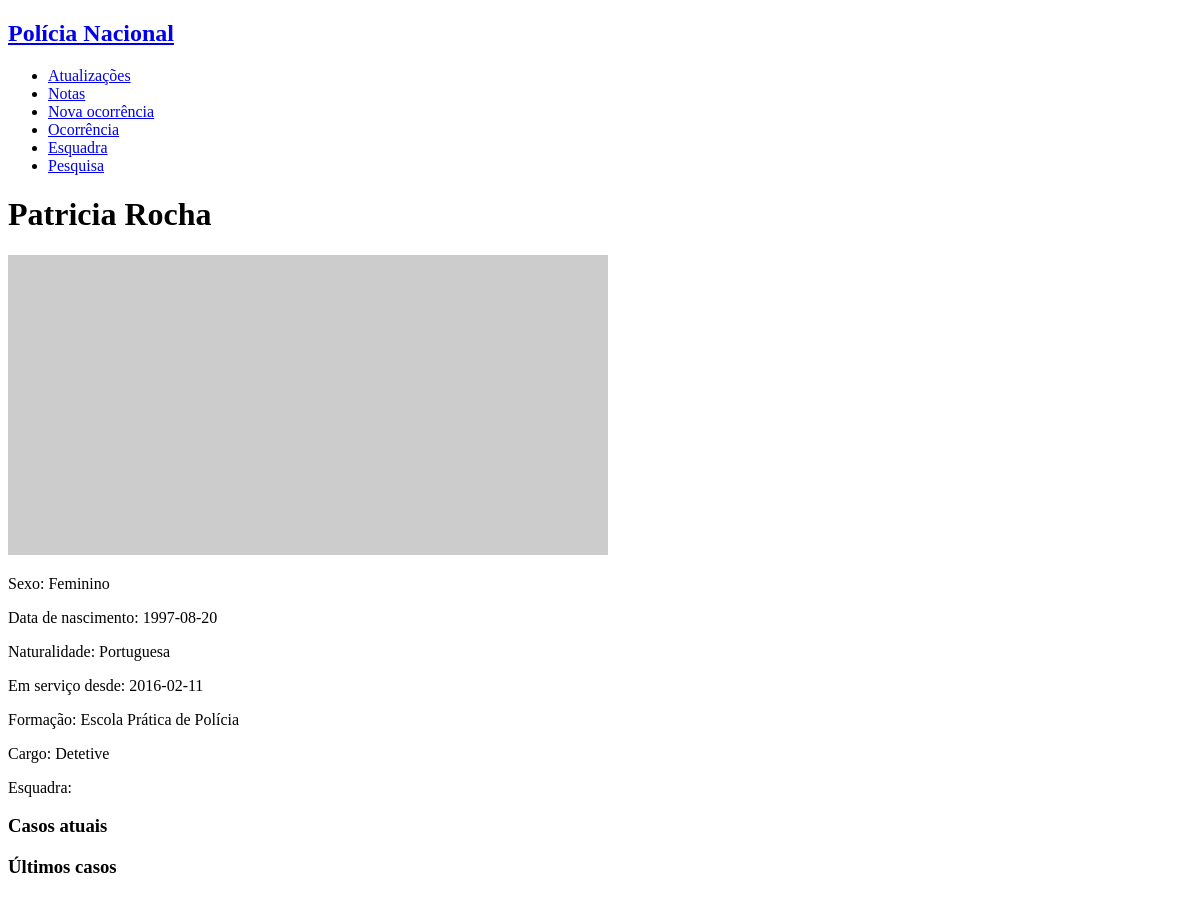
The page /main.php (signed in) on the database as committed earlier.
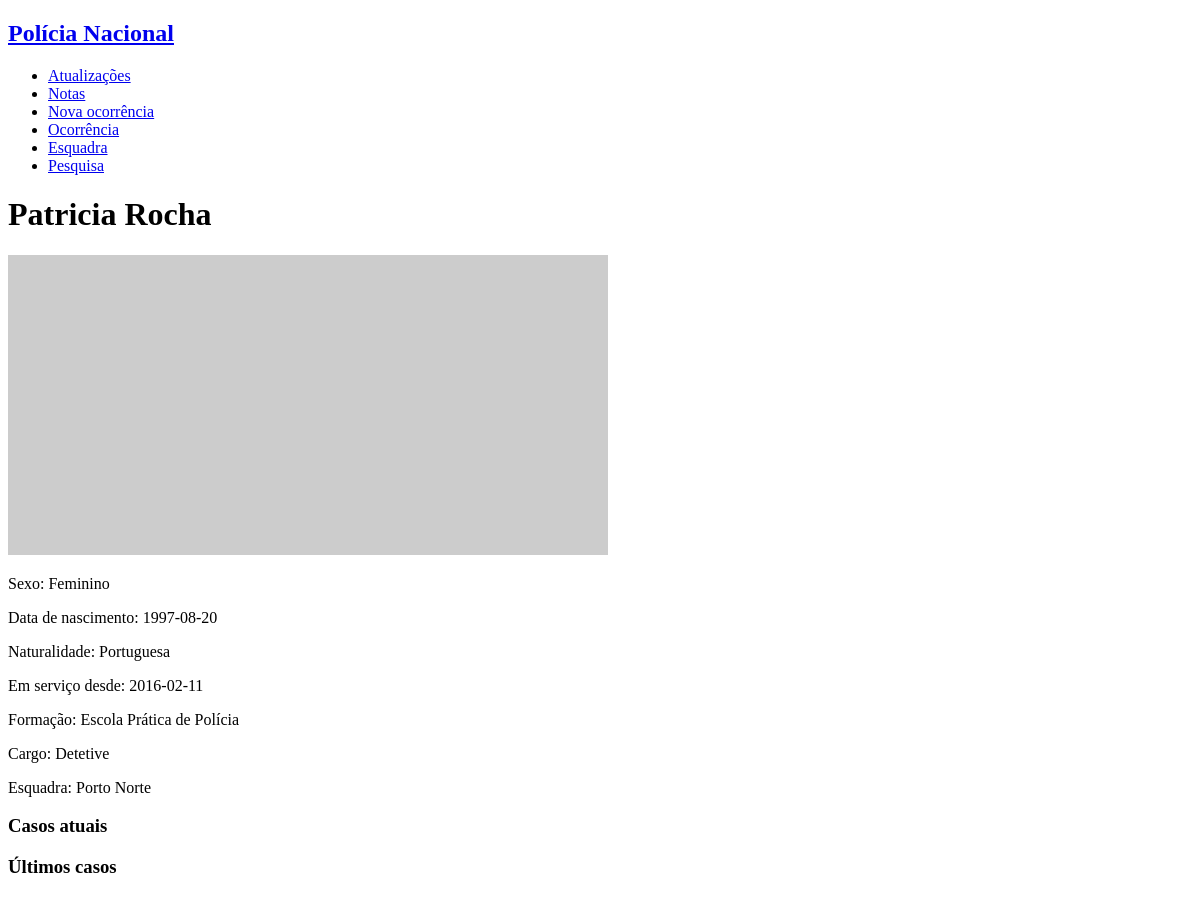
The same page on the database as committed later.
### tables this page shows
CREATE TABLE personnel (
    username VARCHAR PRIMARY KEY,
    password VARCHAR NOT NULL,
    email VARCHAR(320) NOT NULL, -- 64 characters for local part + @ + 255 for domain name
    fullname VARCHAR(128),
    gender VARCHAR NOT NULL,
    birthdate date NOT NULL,
    naturality VARCHAR NOT NULL,
    start_service date NOT NULL,
    school VARCHAR REFERENCES schools NOT NULL,
    position VARCHAR REFERENCES positions NOT NULL,
    station INTEGER REFERENCES stations 
);

CREATE TABLE stations (
    id INTEGER PRIMARY KEY,
    name VARCHAR NOT NULL,
    city VARCHAR NOT NULL,
    adress VARCHAR NOT NULL,
    chief VARCHAR REFERENCES personnel NOT NULL
);

### database/connection.php (called while the page is built, shortened)
<?php $db = new PDO('sqlite:database/database.db');
function getUserByUsername($username) {
  global $db;
  $query = $db->prepare('SELECT * FROM personnel WHERE username = ?');
  $query->execute(array($username));
  return $query->fetch();
}
function GetStationByID($id){
  global $db;
  $query = $db->prepare('SELECT * FROM stations WHERE id = ?');
  $query->execute([$id]);
  return $query->fetch();
}

### main.php (the view, shortened to what this page needs)
<?php
include_once('database/connection.php');
?>
<!DOCTYPE html>
<html>
<?php include_once('common/header_aside.php'); ?>
<body>
    <div id="personal_info">
        <h1><?php echo $user['fullname']?></h1>
        <img src="http://lorempixel.com/600/300/business/" alt="photo">
        <p> Sexo: <?php echo $user['gender'] ?></p>
        <p> Data de nascimento: <?php echo $user['birthdate'] ?>  </p>
        <p> Naturalidade: <?php echo $user['naturality'] ?> </p>
        <p> Em serviço desde: <?php echo $user['start_service'] ?> </p>
        <p> Formação: <?php echo $user['school'] ?> </p>
        <p> Cargo: <?php echo $user['position'] ?> </p>
        <p> Esquadra: <?php echo $station['name'] ?></a></p>
    </div>
    <div id="current_work">
        <h3>Casos atuais</h3>
    </div>
    <div id="past_work">
        <h3>Últimos casos</h3>
    </div>
</body>
</html>

### common/header_aside.php
<?php
$username = $_SESSION['username'];
$user = getUserByUsername($username);
$station=GetStationByID($user['station']);
?>
<!DOCTYPE html>
<html lang="en-US">
    <header>
        <a href="main.php"><h2>Polícia Nacional</h2></a>
    </header>
    <aside id="right_bar">
            <ul>
                <li><a href="news.php">Atualizações</a></li>
                <li><a href="notes.php">Notas</a></li>
                <li><a href="new_occurence.php">Nova ocorrência</a></li>
                <li><a href="occurences.php">Ocorrência</a></li>
                <li><a href="station.php?station=<?=$station['id']?>">Esquadra</a></li>
                <li><a href="search.php">Pesquisa</a></li>
            </ul>
    </aside>
</html>

Rows that differ between the two databases and show on the page:
added stations: name "Porto Norte"
